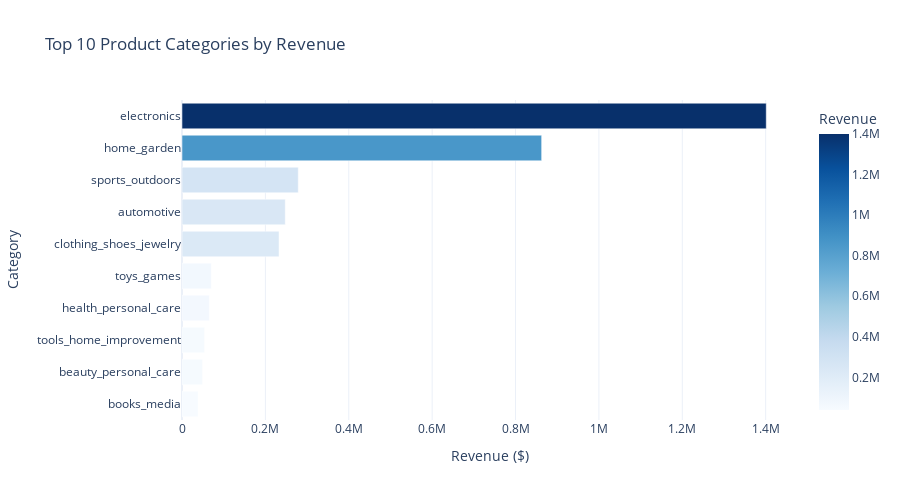

Notebook source saved alongside this figure:
### Code cell
# Create category revenue chart
fig = metrics.create_category_revenue_chart(sales_categories, top_n=10)
fig.show()

### Figure 1 — Plotly figure (JSON) as saved in the notebook; plotly's stock layout.template omitted (floating-point values rounded to 4 significant figures)
{"data": [{"hovertemplate": "Revenue=%{marker.color}<br>Category=%{y}<extra></extra>", "legendgroup": "", "marker": {"color": [1401000.0, 862700.0, 278800.0, 247700.0, 232700.0, 70160.0, 65370.0, 54280.0, 49210.0, 38560.0], "coloraxis": "coloraxis", "pattern": {"shape": ""}}, "name": "", "orientation": "h", "showlegend": false, "textposition": "auto", "type": "bar", "x": [1401000.0, 862700.0, 278800.0, 247700.0, 232700.0, 70160.0, 65370.0, 54280.0, 49210.0, 38560.0], "xaxis": "x", "y": ["electronics", "home_garden", "sports_outdoors", "automotive", "clothing_shoes_jewelry", "toys_games", "health_personal_care", "tools_home_improvement", "beauty_personal_care", "books_media"], "yaxis": "y"}], "layout": {"barmode": "relative", "coloraxis": {"colorbar": {"title": {"text": "Revenue"}}, "colorscale": [[0, "rgb(247,251,255)"], [0.125, "rgb(222,235,247)"], [0.25, "rgb(198,219,239)"], [0.375, "rgb(158,202,225)"], [0.5, "rgb(107,174,214)"], [0.625, "rgb(66,146,198)"], [0.75, "rgb(33,113,181)"], [0.875, "rgb(8,81,156)"], [1, "rgb(8,48,107)"]]}, "height": 500, "legend": {"tracegroupgap": 0}, "title": {"text": "Top 10 Product Categories by Revenue"}, "xaxis": {"anchor": "y", "domain": [0, 1], "title": {"text": "Revenue ($)"}}, "yaxis": {"anchor": "x", "categoryorder": "total ascending", "domain": [0, 1], "title": {"text": "Category"}}}}
